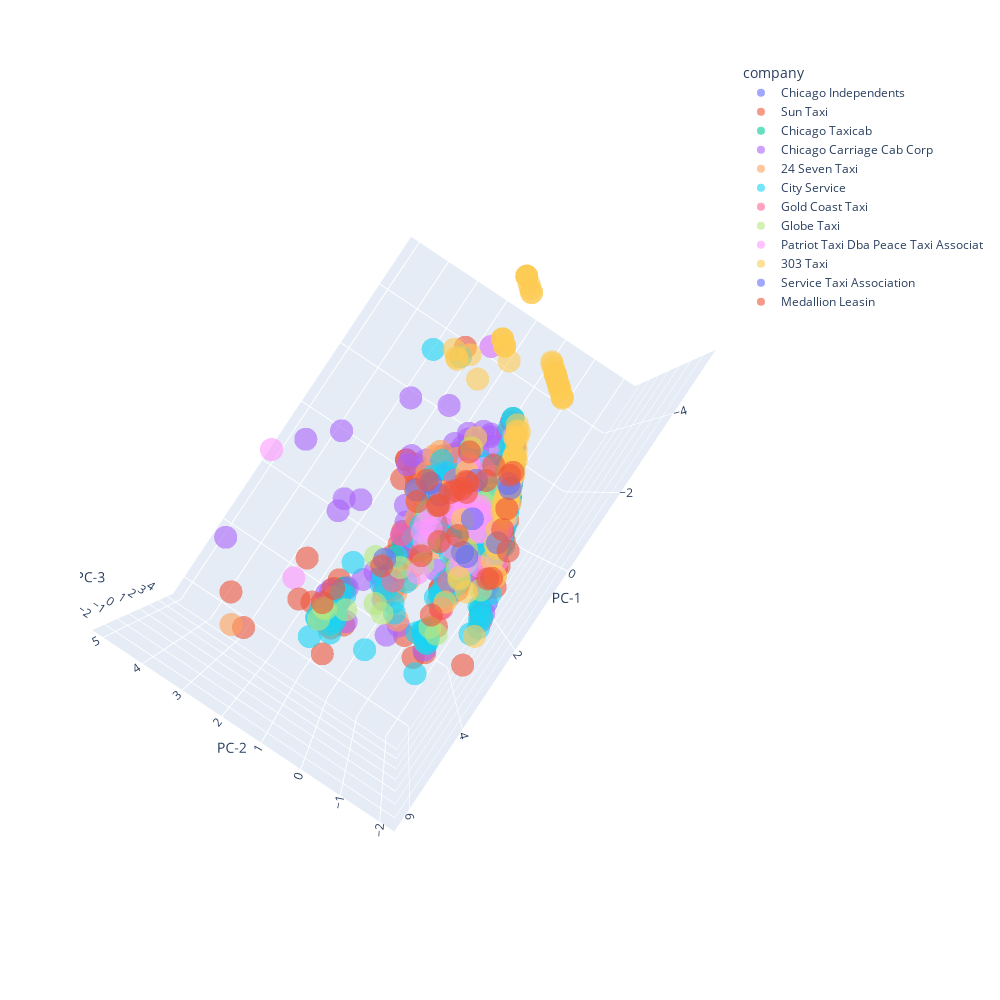

Write notebook code for a chart like this one.
### Code cell
px.scatter_3d(data_frame=data_pca, x='PC-1', y='PC-2', z='PC-3', color = "company",opacity=0.6, width=1000, height=1000)
